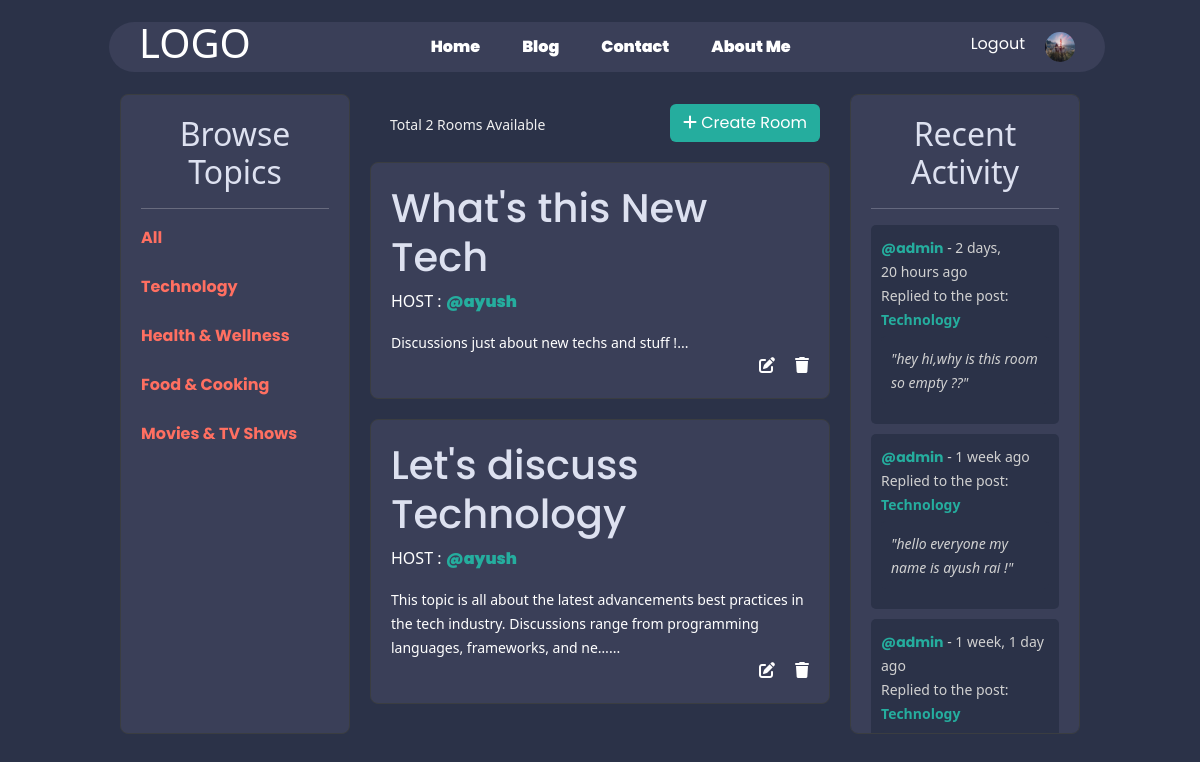
Before: /room?q=Technology (signed in) with the older database file.
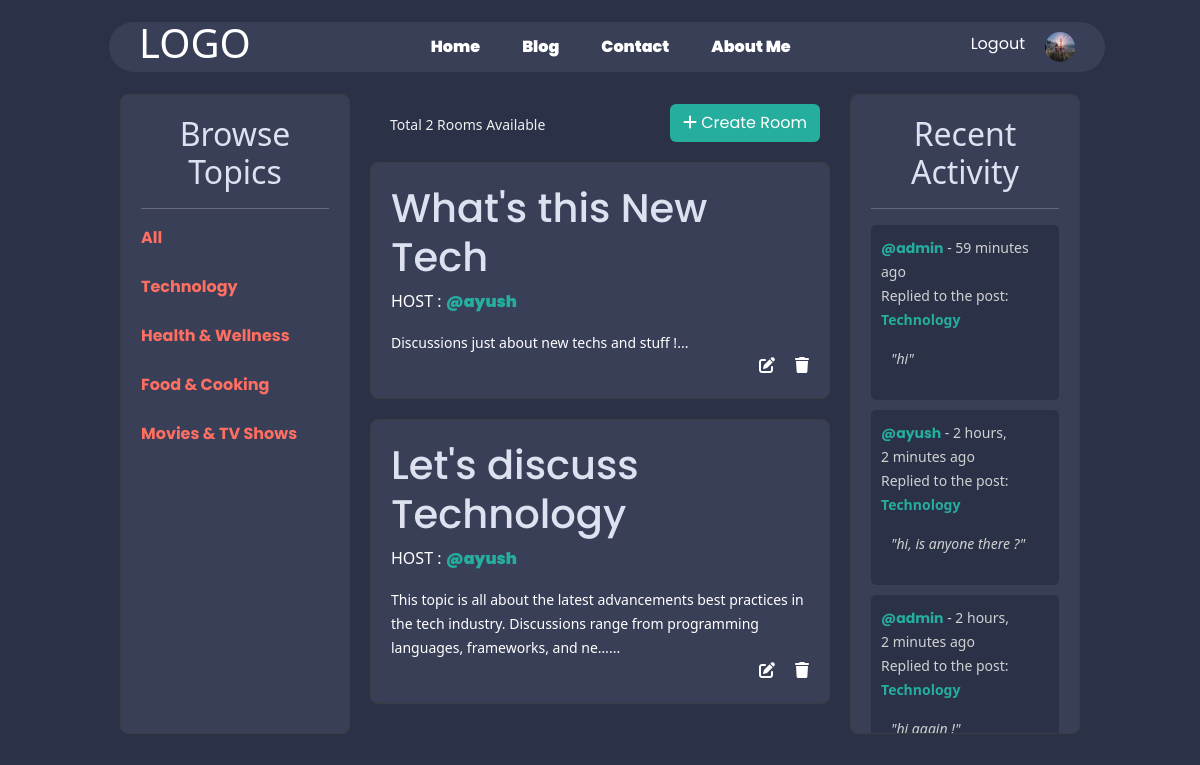
After: the same page with the newer database file.
### base/models.py (models this page shows, shortened)
class Topic(models.Model):
    name = models.CharField(max_length=200)
    def __str__(self):
        return str(self.name)

class Room(models.Model):
    host = models.ForeignKey(User, on_delete=models.SET_NULL, null=True) # if the user is deleted, set the host to null
    topic = models.ForeignKey(Topic, on_delete=models.SET_NULL, null=True)
    name = models.CharField(max_length=200)
    participants = models.ManyToManyField(User, related_name='participants', blank=True) # many to many field for participants and related_name='participants' to access the participants of a room
    description = models.TextField(null=True, blank=True)
    updated = models.DateTimeField(auto_now=True)
    created = models.DateTimeField(auto_now_add=True)
    class Meta:
        ordering = ['-updated', '-created']

class Messages(models.Model):
    user = models.ForeignKey(User, on_delete=models.CASCADE)
    room = models.ForeignKey(Room, on_delete=models.CASCADE)
    body = models.TextField()
    updated = models.DateTimeField(auto_now=True)
    created = models.DateTimeField(auto_now_add=True)
    class Meta:
        ordering = ['-updated', '-created']

### base/views.py (the view)
# urls.py: path('room', views.roomDisplay, name='roomDisplay'),
def roomDisplay(request):
    q = request.GET.get('q') if request.GET.get('q') else ''
    topic = Topic.objects.all()
    room = Room.objects.filter(
        Q(topic__name__icontains=q) |   #The double underscore (__) is a Django ORM lookup to access related fields from a foreign key relationship.
        Q(name__icontains=q) |          # The | is a logical OR operator imported from django.db.models
        Q( description__icontains=q) |  # The icontains is a lookup that returns all rows where the given field contains the specified value
        Q(host__username__icontains=q)
    )
    room_messages = Messages.objects.filter(Q(room__topic__name__icontains=q)) # We used the filter method to filter the messages based on the search query
    room_count = room.count()   # We used the count() method to get the number of rooms that match the search query
    return render(request, 'base/home.html', {"rooms":room, "topics":topic, "room_count":room_count, "room_messages": room_messages})

### base/templates/base/home.html (shortened to what this page needs)
{% extends 'main.html' %}
{% block content %}
<div class="home-container">
    {% include "base/components/topics_component.html" %}
    {% include "base/components/room_component.html" %}
    {% include "base/components/activity_component.html" %}
</div>
{% endblock %}

### base/templates/base/components/topics_component.html (shortened to what this page needs)
<div class="browseTopics">
    <h2>Browse Topics</h2>
    <hr>
    <div>
        <a href="{% url 'roomDisplay' %}">All</a><br><br>
    </div>
    {% for topic in topics %}
    <div>
        <a href="{% url 'roomDisplay' %}?q={{ topic.name }}">{{ topic.name }}</a><br><br>
    </div>
    {% endfor %}
</div>

### base/templates/base/components/room_component.html (shortened to what this page needs)
<div class="room-main-container">
    <div class="tab-above" style="display: flex; justify-content: space-between; margin: 10px;">
        <small style="margin: 10px; color: #f0f0f0;">Total {{ room_count }} Rooms Available</small><br><br>
        <a href="{% url 'create-room' %}" style="text-decoration: none; color: white;">
            <button class="btn " style="background-color: var(--accent-color);color:white;"><i class="fas fa-plus"></i> Create Room</button>
        </a>
    </div>
    <div class="room-container">
        {% for room in rooms %}
        <div class="rooms">
            <h1><a href="{% url 'room' room.id %}">{{ room.name }}</a></h1>
            <p>HOST : <a href="{% url 'user-profile' room.host.id %}">@{{ room.host }}</a></p>
            <small>{{ room.description|truncatechars:150 }}...</small>
            <div style="display:flex; justify-content:end; gap:20px">
                {% if request.user == room.host %}
                <a href="{% url 'update-room' room.id %}"><i class="fas fa-edit"></i>
                </a>
                <a href="{% url 'delete-room' room.id %}"><i class="fas fa-trash"></i>
                </a>
                {% endif %}
            </div>
        </div>
        {% endfor %}
    </div>
</div>

### base/templates/base/components/activity_component.html (shortened to what this page needs)
{% block content %}
<div class="recent-activity">
    <h2>Recent Activity</h2>
    <hr>
    {% for message in room_messages %}
    <div>
        <small><a href="{% url 'user-profile' message.user.id %}">@{{ message.user }}</a> - {{ message.created|timesince }} ago</small>
        <br>
        <small>Replied to the post: <strong>{{ message.room.topic }}</strong></small>
        <br>
        <div class="message-body">
            <small>"{{ message.body }}"</small>
        </div>
    </div>
    {% endfor %}
</div>
{% endblock %}

Changed rows visible on the page:
no longer on this page (row unchanged): Messages: user "admin", created "2 days, 20 hours", room.topic "Technology", body "hey hi,why is this room so empty ??"
no longer on this page (row unchanged): Messages: user "admin", created "1 week", room.topic "Technology", body "hello everyone my name is ayush rai !"
no longer on this page (row unchanged): Messages: user "admin", created "1 week, 1 day", room.topic "Technology"
added Messages: user "admin", created "59 minutes", room.topic "Technology", body "hi"
added Messages: user "ayush", created "2 hours, 2 minutes", room.topic "Technology", body "hi, is anyone there ?"
added Messages: user "admin", created "2 hours, 2 minutes", room.topic "Technology", body "hi again !"
